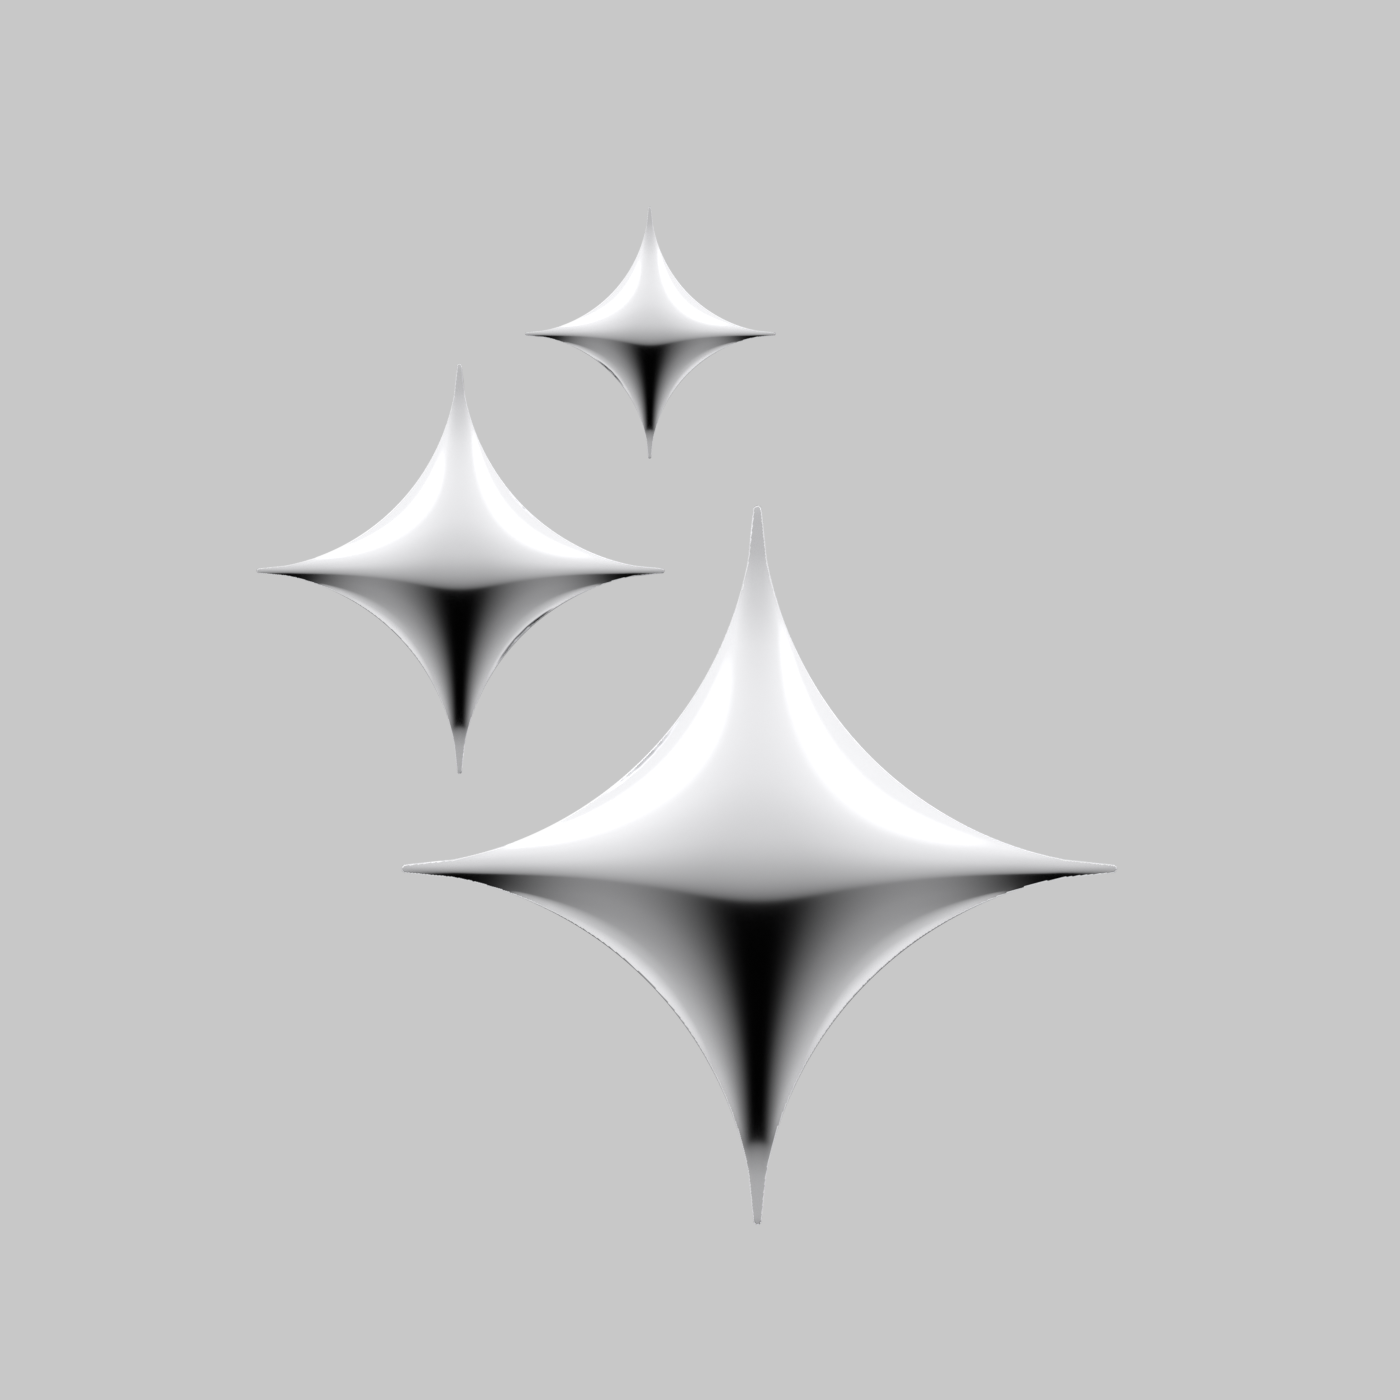

Reproduce this figure in Python.
"""Three chrome four-point stars. Run:
Blender --background --python stars3.py -- <out_dir>
Saves stars3.blend and stars3.png in out_dir.
"""
import bpy, bmesh, math, sys, os
import numpy as np
from mathutils import Vector

out_dir = sys.argv[sys.argv.index("--") + 1] if "--" in sys.argv else os.getcwd()

# ---------- scene reset ----------
bpy.ops.wm.read_factory_settings(use_empty=True)
scene = bpy.context.scene

# ---------- star geometry ----------
SEG = 1024         # samples around the outline
RINGS = 80         # rings from center to edge
EXP = 3.4          # >2 makes the sides concave (pinched arms)
ARM = {"top": 1.0, "bottom": 0.98, "left": 0.98, "right": 0.99}  # measured from the reference: arms nearly equal
H_FRONT = 0.13
H_BACK = H_FRONT  # back as rounded as the front
PILLOW = None
PROFILE = 0.75

def outline_sharp(t):
    c, s = math.cos(t), math.sin(t)
    ax = ARM["right"] if c >= 0 else ARM["left"]
    ay = ARM["top"] if s >= 0 else ARM["bottom"]
    x = ax * math.copysign(abs(c) ** EXP, c)
    y = ay * math.copysign(abs(s) ** EXP, s)
    return x, y

# Round the tips: sweep a small disk along the sharp outline and keep the outer edge.
# The needle-thin points become rounded noses (no more flickering pixels at the tips).
# Each tip also gets a straight taper (TIP_ANGLE) so it narrows like a cone instead of a long thin straw.
TIP_ROUND = 0.012
TIP_ANGLE = math.radians(6)
_ang = np.linspace(-np.pi, np.pi, 40000, endpoint=False)
_p = np.array([outline_sharp(t) for t in np.linspace(0, 2 * np.pi, 40000, endpoint=False)])
_pa = np.arctan2(_p[:, 1], _p[:, 0]); _o = np.argsort(_pa)
_r_star = np.interp(_ang, _pa[_o], np.hypot(_p[_o, 0], _p[_o, 1]), period=2 * np.pi)
_r_union = _r_star.copy()
for axis, length in ((0.0, ARM["right"]), (np.pi / 2, ARM["top"]), (np.pi, ARM["left"]), (-np.pi / 2, ARM["bottom"])):
    rel = np.arctan2(np.sin(_ang - axis), np.cos(_ang - axis))
    ok = np.abs(rel) < np.pi / 2
    tri = np.zeros_like(_ang)
    tri[ok] = math.tan(TIP_ANGLE) * length / (np.abs(np.sin(rel[ok])) + math.tan(TIP_ANGLE) * np.cos(rel[ok]))
    _r_union = np.maximum(_r_union, np.minimum(tri, length))
_sharp = np.stack([_r_union * np.cos(_ang), _r_union * np.sin(_ang)], 1)[::2]
_rad = np.empty_like(_ang)
for i in range(0, len(_ang), 400):
    u = np.stack([np.cos(_ang[i:i + 400]), np.sin(_ang[i:i + 400])], 1)
    dot = u @ _sharp.T
    cross = u[:, :1] * _sharp[None, :, 1] - u[:, 1:] * _sharp[None, :, 0]
    reach = dot + np.sqrt(np.clip(TIP_ROUND ** 2 - cross ** 2, 0, None))
    reach[np.abs(cross) > TIP_ROUND] = -1.0
    _rad[i:i + 400] = reach.max(1)

def outline(t):
    """Rounded outline; t is the polar angle (tips sit on the axes)."""
    r = float(np.interp((t + np.pi) % (2 * np.pi) - np.pi, _ang, _rad, period=2 * np.pi))
    return r * math.cos(t), r * math.sin(t)

def height(rho, h):
    # pillowy profile: full at the center, tapering to a sharp edge
    return h * (1.0 - rho ** 1.6) ** 0.75

def tint(x, y):
    """Colour per direction: top blue, left lavender, right pink, bottom champagne."""
    cols = {
        (0, 1): (0.18, 0.36, 0.95),
        (-1, 0): (0.55, 0.42, 0.95),
        (1, 0): (1.00, 0.35, 0.60),
        (0, -1): (0.95, 0.72, 0.45),
    }
    ang = math.atan2(y, x)
    acc = [0.0, 0.0, 0.0]; wsum = 0.0
    for (dx, dy), c in cols.items():
        d = math.atan2(dy, dx)
        diff = math.atan2(math.sin(ang - d), math.cos(ang - d))
        w = math.exp(-(diff / 0.75) ** 2)
        wsum += w
        for i in range(3):
            acc[i] += c[i] * w
    return [a / wsum for a in acc] + [1.0]

# --- outline, evenly spaced by arc length ---
SPACING = 0.0035

def quadrant_even(q):
    t = np.linspace(q * np.pi / 2, (q + 1) * np.pi / 2, 8000)
    pts = np.array([outline(x) for x in t])
    s = np.concatenate([[0], np.cumsum(np.linalg.norm(np.diff(pts, axis=0), axis=1))])
    targ = np.linspace(0, s[-1], max(8, int(s[-1] / SPACING)), endpoint=False)
    return np.stack([np.interp(targ, s, pts[:, 0]), np.interp(targ, s, pts[:, 1])], 1)

edge2 = np.concatenate([quadrant_even(q) for q in range(4)])
dense = np.array([outline(t) for t in np.linspace(0, 2 * np.pi, 6000, endpoint=False)])

# --- inflate: solve Poisson (lap z = -1, z = 0 on the outline) for a smooth balloon shape ---
dense_ang = np.arctan2(dense[:, 1], dense[:, 0])
dense_rad = np.hypot(dense[:, 0], dense[:, 1])
order = np.argsort(dense_ang)
dense_ang, dense_rad = dense_ang[order], dense_rad[order]
EXT = 1.15

def star_mask(n):
    xs = np.linspace(-EXT, EXT, n)
    X, Y = np.meshgrid(xs, xs)
    R = np.interp(np.arctan2(Y, X), dense_ang, dense_rad, period=2 * np.pi)
    return np.hypot(X, Y) < R

def solve(n, init=None, iters=1500):
    m = star_mask(n)
    h2 = (2 * EXT / (n - 1)) ** 2
    z = np.zeros((n, n)) if init is None else init
    for _ in range(iters):
        nb = np.roll(z, 1, 0) + np.roll(z, -1, 0) + np.roll(z, 1, 1) + np.roll(z, -1, 1)
        z = np.where(m, 0.25 * (nb + h2), 0.0)
    return z

phi = None
for n in (80, 160, 320, 640, 1024):
    if phi is not None:
        k = phi.shape[0]
        xs_old = np.linspace(0, 1, k); xs_new = np.linspace(0, 1, n)
        phi = np.array([np.interp(xs_new, xs_old, row) for row in phi])
        phi = np.array([np.interp(xs_new, xs_old, col) for col in phi.T]).T
    phi = solve(n, phi, 1500 if n < 640 else 2000)
phi /= phi.max()
GN = phi.shape[0]

def sample(px, py):
    fx = (px + EXT) / (2 * EXT) * (GN - 1)
    fy = (py + EXT) / (2 * EXT) * (GN - 1)
    x0 = np.clip(np.floor(fx).astype(int), 0, GN - 2); y0 = np.clip(np.floor(fy).astype(int), 0, GN - 2)
    tx, ty = fx - x0, fy - y0
    return ((1 - tx) * (1 - ty) * phi[y0, x0] + tx * (1 - ty) * phi[y0, x0 + 1]
            + (1 - tx) * ty * phi[y0 + 1, x0] + tx * ty * phi[y0 + 1, x0 + 1])

from mathutils import Vector as V2
from mathutils.geometry import delaunay_2d_cdt
from mathutils.kdtree import KDTree

def inside(x, y):
    return np.hypot(x, y) < np.interp(np.arctan2(y, x), dense_ang, dense_rad, period=2 * np.pi)

# interior points on a hexagonal lattice, kept a little away from the outline
kd = KDTree(len(edge2))
for i, (x, y) in enumerate(edge2):
    kd.insert((x, y, 0.0), i)
kd.balance()
interior = []
dy = SPACING * math.sqrt(3) / 2
# lattice turned 15 degrees so no row of triangles runs along an arm (that showed as stair-steps on the ridge)
ca, sa = math.cos(math.radians(15)), math.sin(math.radians(15))
for j, v in enumerate(np.arange(-1.7, 1.7, dy)):
    for u in np.arange(-1.7, 1.7, SPACING) + (SPACING / 2 if j % 2 else 0):
        x, y = u * ca - v * sa, u * sa + v * ca
        if abs(x) < 1.15 and abs(y) < 1.15 and inside(x, y) and kd.find((x, y, 0.0))[2] > 0.7 * SPACING:
            interior.append((x, y))

n_edge = len(edge2)
pts2 = [V2((x, y)) for x, y in edge2] + [V2(p) for p in interior]
vout, _, fout, orig_v, _, _ = delaunay_2d_cdt(pts2, [], [list(range(n_edge))], 1, 1e-7)
XY = np.array([v[:] for v in vout])
on_edge = np.array([any(i < n_edge for i in ov) for ov in orig_v])
tris = np.array(fout)

# height from the Poisson field, then a light smoothing pass over the mesh itself
PHI = np.clip(sample(XY[:, 0], XY[:, 1]), 0, 1)
PHI[on_edge] = 0.0
e = np.concatenate([tris[:, [0, 1]], tris[:, [1, 2]], tris[:, [2, 0]]])
e = np.concatenate([e, e[:, ::-1]])
deg = np.bincount(e[:, 0], minlength=len(XY)).astype(float)
for _ in range(250):
    acc = np.zeros(len(XY))
    np.add.at(acc, e[:, 0], PHI[e[:, 1]])
    PHI = 0.5 * PHI + 0.5 * acc / np.maximum(deg, 1)
    PHI[on_edge] = 0.0

bm = bmesh.new()
front = [bm.verts.new((x, y, H_FRONT * p ** PROFILE)) for (x, y), p in zip(XY, PHI)]
back = [fv if edge else bm.verts.new((x, y, -H_BACK * p ** PROFILE))
        for fv, edge, (x, y), p in zip(front, on_edge, XY, PHI)]
for a, b, c in tris:
    bm.faces.new((front[a], front[b], front[c]))
    if not (on_edge[a] and on_edge[b] and on_edge[c]):
        bm.faces.new((back[c], back[b], back[a]))
bmesh.ops.recalc_face_normals(bm, faces=bm.faces[:])

bm.normal_update()
mesh = bpy.data.meshes.new("Star")
bm.to_mesh(mesh)
bm.free()

col = mesh.color_attributes.new("Tint", "FLOAT_COLOR", "POINT")
for v in mesh.vertices:
    c = tint(v.co.x, v.co.y)
    d = 0.6 + 0.4 * min(1.0, math.hypot(v.co.x, v.co.y) / 0.35)  # deeper tone in the middle
    col.data[v.index].color = (c[0] * d, c[1] * d, c[2] * d, 1.0)
mesh.shade_smooth()

gy_grid, gx_grid = np.gradient(phi, 2 * EXT / (GN - 1))

def blur(g, sigma=3.0):
    # small separable gaussian: removes the raster stair-steps from the shading in thin arms
    r = int(3 * sigma)
    w = np.exp(-0.5 * (np.arange(-r, r + 1) / sigma) ** 2); w /= w.sum()
    for axis in (0, 1):
        g = sum(wi * np.roll(g, i - r, axis) for i, wi in enumerate(w))
    return g

gx_grid, gy_grid = blur(gx_grid), blur(gy_grid)

def sample_grid(g, px, py):
    fx = (px + EXT) / (2 * EXT) * (GN - 1)
    fy = (py + EXT) / (2 * EXT) * (GN - 1)
    x0 = np.clip(np.floor(fx).astype(int), 0, GN - 2); y0 = np.clip(np.floor(fy).astype(int), 0, GN - 2)
    tx, ty = fx - x0, fy - y0
    return ((1 - tx) * (1 - ty) * g[y0, x0] + tx * (1 - ty) * g[y0, x0 + 1]
            + (1 - tx) * ty * g[y0 + 1, x0] + tx * ty * g[y0 + 1, x0 + 1])

co = np.array([v.co[:] for v in mesh.vertices])
gx = sample_grid(gx_grid, co[:, 0], co[:, 1])
gy = sample_grid(gy_grid, co[:, 0], co[:, 1])
p_raw = np.clip(sample(co[:, 0], co[:, 1]), 1e-4, 1)
k = H_FRONT * PROFILE * p_raw ** (PROFILE - 1)           # d(height)/d(phi)
side = np.sign(co[:, 2])
nrm = np.stack([-k * gx, -k * gy, side], 1)
rim = np.abs(co[:, 2]) < 1e-7                              # outline: normal lies flat, pointing out
nrm[rim] = np.stack([-gx[rim], -gy[rim], np.zeros(rim.sum())], 1)
nrm /= np.linalg.norm(nrm, axis=1, keepdims=True) + 1e-12
mesh.normals_split_custom_set_from_vertices([tuple(n) for n in nrm])

star = bpy.data.objects.new("Star", mesh)
scene.collection.objects.link(star)
star.location.z = 0.25

# ---------- metallic material ----------
mat = bpy.data.materials.new("Chrome")
mat.use_nodes = True
nt = mat.node_tree
bsdf = nt.nodes["Principled BSDF"]
attr = nt.nodes.new("ShaderNodeAttribute")
attr.attribute_name = "Tint"
nt.nodes.remove(attr)
bsdf.inputs["Base Color"].default_value = (0.93, 0.93, 0.95, 1)
bsdf.inputs["Metallic"].default_value = 1.0
bsdf.inputs["Roughness"].default_value = 0.08
bsdf.inputs["Coat Weight"].default_value = 0.0
bsdf.inputs["Coat Roughness"].default_value = 0.03
star.data.materials.append(mat)

LAYOUT = {  # name: (x, y, scale) traced from the reference
    "Star_Large": (0.16, -0.47, 1.0),
    "Star_Medium": (-0.67, 0.36, 0.57),
    "Star_Small": (-0.14, 1.02, 0.35),
}
for name, (x, y, s) in LAYOUT.items():
    o = star if name == "Star_Large" else bpy.data.objects.new(name, mesh)
    if o is not star:
        scene.collection.objects.link(o)
    o.name = name
    o.location = (x, y, 0.25)
    o.scale = (s, s, s)

# ---------- environment: chrome studio map (also written for the web viewer) ----------
# Scene directions: x right, y toward the top of the frame, z toward the camera.
def studio(dx, dy, dz):
    dz = np.abs(dz)  # mirror front/back: turning the stars 180 degrees gives the same look
    # flat centre and downward slopes see black, upward slopes see a bright sky
    v = np.interp(dy, [-1, -0.5, 0.0, 0.35, 1], [0.5, 0.4, 0.5, 0.95, 1.0])
    # black pool: only straight below the middle, so the arms' side slopes stay silver
    dark = np.clip((0.15 - dy) / 0.3, 0, 1) ** 1.5 * np.clip((dy + 0.85) / 0.25, 0, 1) * np.exp(-(dx / 0.75) ** 4)
    v = v * (1 - dark)
    v = v * np.interp(dz, [0.8, 0.98], [1.0, 0.6])             # straight back at the camera: dimmer
    side_light = np.interp(dz, [0.0, 0.35], [0.6, 0.0])            # around the horizon: soft white
    v = v * (1 - side_light) + 0.9 * side_light                     # -> soft light edges
    for (lx, ly, lz), power, rad in (((-0.45, 0.65, 0.6), 2.0, 0.35), ((0.55, 0.5, 0.65), 1.0, 0.3)):
        n = math.sqrt(lx * lx + ly * ly + lz * lz)
        cosang = (dx * lx + dy * ly + dz * lz) / n
        v = v + power * np.clip((cosang - math.cos(rad)) / (1 - math.cos(rad)), 0, 1) ** 2
    return v

def write_env(path, w, h, fmt, convention):
    u = (np.arange(w) + 0.5) / w
    vv = (np.arange(h) + 0.5) / h
    U, V = np.meshgrid(u, vv)                      # row 0 = bottom in Blender's pixel buffer
    lat = (V - 0.5) * np.pi
    if convention == "blender":                    # Cycles: u = -atan2(y, x)/2pi + 0.5, up = +z
        phi = (0.5 - U) * 2 * np.pi
        bx, by, bz = np.cos(lat) * np.cos(phi), np.cos(lat) * np.sin(phi), np.sin(lat)
        # the Blender scene is z-up with the camera looking down: scene (x, y, z) == world (x, y, z)
        val = studio(bx, by, bz)
    else:                                          # three.js: u = atan2(z, x)/2pi + 0.5, up = +y
        phi = (U - 0.5) * 2 * np.pi
        val = studio(np.cos(lat) * np.cos(phi), np.sin(lat), np.cos(lat) * np.sin(phi))
    img = bpy.data.images.new(os.path.basename(path), w, h, alpha=False, float_buffer=True)
    px = np.ones((h, w, 4), dtype=np.float32)
    px[..., :3] = val[..., None]
    img.pixels.foreach_set(px.ravel())
    img.filepath_raw = path
    img.file_format = fmt
    img.save()
    return img

env_path = os.path.join(out_dir, "studio_env.exr")
write_env(env_path, 2048, 1024, "OPEN_EXR", "blender")
os.makedirs(os.path.join(out_dir, "web"), exist_ok=True)
write_env(os.path.join(out_dir, "web", "studio.hdr"), 2048, 1024, "HDR", "three")

world = bpy.data.worlds.new("Studio")
scene.world = world
world.use_nodes = True
wn = world.node_tree
env_node = wn.nodes.new("ShaderNodeTexEnvironment")
env_node.image = bpy.data.images.load(env_path)
env_node.image.colorspace_settings.name = "Linear Rec.709"
wn.links.new(env_node.outputs["Color"], wn.nodes["Background"].inputs["Color"])

# ---------- camera ----------
cam_data = bpy.data.cameras.new("Cam")
cam_data.type = "ORTHO"
cam_data.ortho_scale = 3.9
cam_data.shift_y = 0.0
cam = bpy.data.objects.new("Cam", cam_data)
scene.collection.objects.link(cam)
cam.location = (0, 0, 10)
scene.camera = cam

# ---------- render ----------
scene.render.engine = "CYCLES"
scene.cycles.samples = 192
scene.cycles.use_denoising = True
try:
    prefs = bpy.context.preferences.addons["cycles"].preferences
    prefs.compute_device_type = "METAL"
    prefs.get_devices()
    for d in prefs.devices:
        d.use = True
    scene.cycles.device = "GPU"
except Exception:
    pass
scene.render.resolution_x = scene.render.resolution_y = 1400
scene.render.film_transparent = True
scene.view_settings.view_transform = "Standard"
scene.view_settings.look = "None"
scene.render.image_settings.file_format = "PNG"
scene.render.image_settings.color_mode = "RGBA"

bpy.ops.wm.save_as_mainfile(filepath=os.path.join(out_dir, "stars3.blend"))

raw = os.path.join(out_dir, "stars3_raw.png")
scene.render.filepath = raw
bpy.ops.render.render(write_still=True)

# composite over white background
img = bpy.data.images.load(raw)
px = np.array(img.pixels[:]).reshape(-1, 4)
a = px[:, 3:4]
rgb = px[:, :3] * a + (1 - a) * 0.784
img_out = bpy.data.images.new("final", img.size[0], img.size[1], alpha=False)
img_out.pixels = np.concatenate([rgb, np.ones_like(a)], axis=1).ravel().tolist()
img_out.filepath_raw = os.path.join(out_dir, "stars3.png")
img_out.file_format = "PNG"
img_out.save()
os.remove(raw)
print("DONE")
